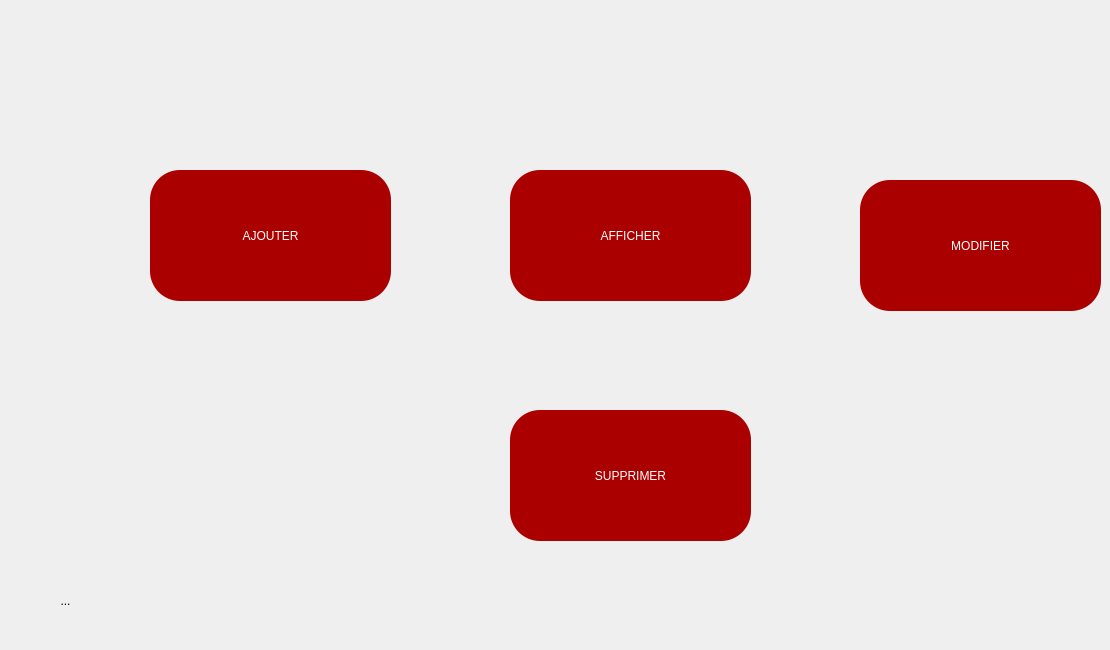
    <widget class="QWidget" name="fournisseur">
     <widget class="QToolButton" name="toolButton_AF">
      <property name="geometry">
       <rect>
        <x>150</x>
        <y>170</y>
        <width>241</width>
        <height>131</height>
       </rect>
      </property>
      <property name="styleSheet">
       <string notr="true">color: rgb(255, 255, 255);
border-radius: 30px;
background-color: rgb(170, 0, 0);
font: 20pt &quot;MV Boli&quot;;
</string>
      </property>
      <property name="text">
       <string>AJOUTER</string>
      </property>
     </widget>
     <widget class="QToolButton" name="toolButton_AFF">
      <property name="geometry">
       <rect>
        <x>510</x>
        <y>170</y>
        <width>241</width>
        <height>131</height>
       </rect>
      </property>
      <property name="styleSheet">
       <string notr="true">color: rgb(255, 255, 255);
border-radius: 30px;
background-color: rgb(170, 0, 0);
font: 20pt &quot;MV Boli&quot;;
</string>
      </property>
      <property name="text">
       <string>AFFICHER</string>
      </property>
     </widget>
     <widget class="QToolButton" name="toolButton_MF">
      <property name="geometry">
       <rect>
        <x>860</x>
        <y>180</y>
        <width>241</width>
        <height>131</height>
       </rect>
      </property>
      <property name="styleSheet">
       <string notr="true">color: rgb(255, 255, 255);
border-radius: 30px;
background-color: rgb(170, 0, 0);
font: 20pt &quot;MV Boli&quot;;
</string>
      </property>
      <property name="text">
       <string>MODIFIER</string>
      </property>
     </widget>
     <widget class="QToolButton" name="toolButton_SF">
      <property name="geometry">
       <rect>
        <x>510</x>
        <y>410</y>
        <width>241</width>
        <height>131</height>
       </rect>
      </property>
      <property name="styleSheet">
       <string notr="true">color: rgb(255, 255, 255);
border-radius: 30px;
background-color: rgb(170, 0, 0);
font: 20pt &quot;MV Boli&quot;;
</string>
      </property>
      <property name="text">
       <string>SUPPRIMER</string>
      </property>
     </widget>
     <widget class="QToolButton" name="toolButton_4">
      <property name="geometry">
       <rect>
        <x>20</x>
        <y>560</y>
        <width>91</width>
        <height>81</height>
       </rect>
      </property>
      <property name="text">
       <string>...</string>
      </property>
      <property name="icon">
       <iconset resource="rs.qrc">
        <normaloff>:/img/rs/retour.png</normaloff>:/img/rs/retour.png</iconset>
      </property>
      <property name="iconSize">
       <size>
        <width>65</width>
        <height>65</height>
       </size>
      </property>
      <property name="autoRaise">
       <bool>true</bool>
      </property>
     </widget>
    </widget>
